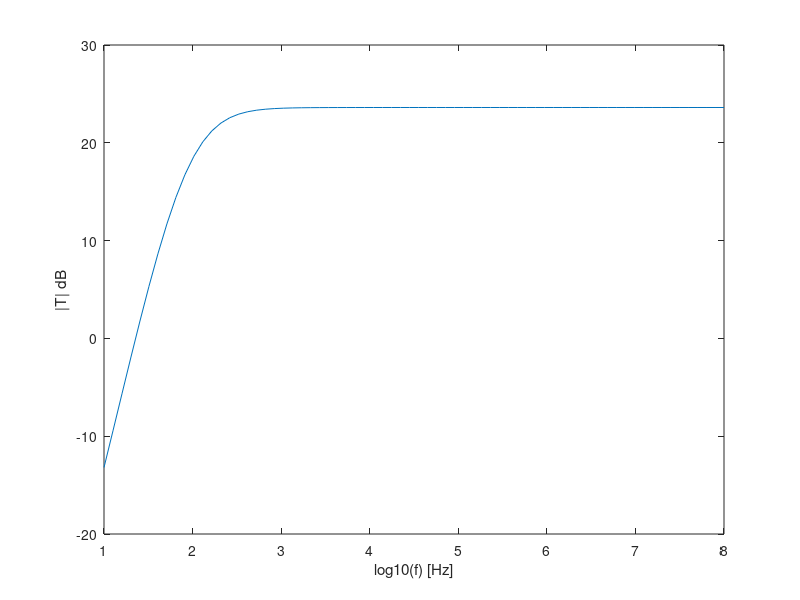

Reproduce this figure in MATLAB.
close all 
clear all

%gain stage

VT=25e-3;
BFN=178.7;
VAFN=69.7;
   
%resistance E
RE1=100;
   
%resistance c
RC1=100;

%bias circuit
RB1=90000;
RB2=21000;
   
VBEON=0.7;
VCC=12;
%source resistance
RS=100;

RB=1/(1/RB1+1/RB2)
VEQ=RB2/(RB1+RB2)*VCC
IB1=(VEQ-VBEON)/(RB+(1+BFN)*RE1)
IC1=BFN*IB1
IE1=(1+BFN)*IB1
VE1=RE1*IE1
VO1=VCC-RC1*IC1
VCE=VO1-VE1

gm1=IC1/VT
rpi1=BFN/gm1
ro1=VAFN/IC1

RSB=RB*RS/(RB+RS)

%gain sem o condensador perto de RE
%AV1 = RSB/RS * RC1*(RE1-gm1*rpi1*ro1)/((ro1+RC1+RE1)*(RSB+rpi1+RE1)+gm1*RE1*ro1*rpi1 - RE1^2)
%AV1simple = RB/(RB+RS) * gm1*RC1/(1+gm1*RE1)
%AVIsimple_DB = 20*log10(abs(AV1simple))

%RE1=0
%AV1 = RSB/RS * RC1*(RE1-gm1*rpi1*ro1)/((ro1+RC1+RE1)*(RSB+rpi1+RE1)+gm1*RE1*ro1*rpi1 - RE1^2)
%AVI_DB = 20*log10(abs(AV1))
%AV1simple =  - RSB/RS * gm1*RC1/(1+gm1*RE1)
%AVIsimple_DB = 20*log10(abs(AV1simple))

%RE1=100
%ZI1 = 1/(1/RB+1/(((ro1+RC1+RE1)*(rpi1+RE1)+gm1*RE1*ro1*rpi1 - RE1^2)/(ro1+RC1+RE1)))
%ZX = ro1*((RSB+rpi1)*RE1/(RSB+rpi1+RE1))/(1/(1/ro1+1/(rpi1+RSB)+1/RE1+gm1*rpi1/(rpi1+RSB)))
%ZX = ro1*(   1/RE1+1/(rpi1+RSB)+1/ro1+gm1*rpi1/(rpi1+RSB)  )/(   1/RE1+1/(rpi1+RSB) ) 
%ZO1 = 1/(1/ZX+1/RC1)

%RE1=0
AV1 = -gm1*(1/(1/ro1+1/RC1))*(1/(1/RB+1/rpi1))/((1/(1/RB+1/rpi1))+RS)
AVI_DB = 20*log10(abs(AV1))
ZI1 = 1/(1/RB+1/rpi1) 
ZO1 = 1/(1/ro1+1/RC1)

%ft4 = fopen("ft4.tex", "w");
%fprintf(ft4, "$V_{cc}$ (V) & %f \\\\ \n", VCC);
%fprintf(ft4, "\\hline\n");

%ouput stage
BFP = 227.3
VAFP = 37.2
RE2 = 1
VEBON = 0.7
VI2 = VO1
IE2 = (VCC-VEBON-VI2)/RE2
IC2 = BFP/(BFP+1)*IE2
IB2 = IC2/BFP
VO2 = VCC - RE2*IE2

gm2 = IC2/VT
go2 = IC2/VAFP
gpi2 = gm2/BFP
ge2 = 1/RE2

AV2 = (gm2+gpi2)/(gm2+gpi2+go2+ge2)
%ZI2 = (gm2+gpi2+go2+ge2)/gpi2/(gpi2+go2+ge2)
ZI2 = (gm2+gpi2+go2+ge2)/gpi2/(go2+ge2)
ZO2 = 1/(gm2+gpi2+go2+ge2)


%total
gB = 1/(1/gpi2+ZO1)
AV = (gB+gm2/gpi2*gB)/(gB+ge2+go2+gm2/gpi2*gB)*AV1
AV_DB = 20*log10(abs(AV))
ZI=ZI1
ZO=1/(go2+gm2/gpi2*gB+ge2+gB)

ft4 = fopen("ft4.tex", "w");
fprintf(ft4, "$V_{cc}$ (V) & %f \\\\ \n", VCC);
fprintf(ft4, "\\hline\n");
fprintf(ft4, "$V_{eq}$ (V) & %f \\\\ \n", VEQ);
fprintf(ft4, "\\hline\n");
fprintf(ft4, "$V_{B1}$ (V) & %f \\\\ \n", VEQ-RB*IB1);
fprintf(ft4, "\\hline\n");
fprintf(ft4, "$V_{C1}$ (V) & %f \\\\ \n", VO1);
fprintf(ft4, "\\hline\n");
fprintf(ft4, "$V_{E1}$ (V) & %f \\\\ \n", VE1);
fprintf(ft4, "\\hline\n");
fprintf(ft4, "$V_{E2}$ (V) & %f \\\\ \n", VO2);
fprintf(ft4, "\\hline\n");
fprintf(ft4, "$I_{B1}$ (mA) & %f \\\\ \n", IB1*1000);
fprintf(ft4, "\\hline\n");
fprintf(ft4, "$I_{R1}$ (mA) & %f \\\\ \n", IB1*1000*RB/RB1);
fprintf(ft4, "\\hline\n");
fprintf(ft4, "$I_{R2}$ (mA) & %f \\\\ \n", IB1*1000*RB/RB2);
fprintf(ft4, "\\hline\n");
%fprintf(ft4, "$I_{B1}$ (mA) & %f \\\\ \n", IB1*1000*RB/RB1+IB1*1000*RB/RB2);
%fprintf(ft4, "\\hline\n");
fprintf(ft4, "$I_{C1}$ (mA) & %f \\\\ \n", IC1*1000);
fprintf(ft4, "\\hline\n");
fprintf(ft4, "$I_{E1}$ (mA) & %f \\\\ \n", IE1*1000);
fprintf(ft4, "\\hline\n");
fprintf(ft4, "$I_{E2}$ (mA) & %f \\\\ \n", IE2*1000);
fprintf(ft4, "\\hline\n");
fprintf(ft4, "$I_{B2}$ (mA) & %f \\\\ \n", IB2*1000);
fprintf(ft4, "\\hline\n");
fprintf(ft4, "$I_{C2}$ (mA) & %f \\\\ \n", IC2*1000);
fprintf(ft4, "\\hline\n");

fclose(ft4);

w=linspace(log10(10), log10(100000000), 70);
w=2*pi*10 .^(w);
VV=linspace(log10(10), log10(100000000), 70);
Vin = 0.01*exp(-j*pi/2);

Rin = 100;
Cin = 0.000030;
CB = 0.000400;
CO = 0.000310;
RL = 8;
rpi2 = 1/gpi2;
ro2 = 1/go2;

for i=1:length(w)
  %printf("%f",w(i)/2/pi);
  A = [1,0,0,0,0,0;-1/(Rin+1/(j*w(i)*Cin)),1/RB1+1/RB2+1/rpi1+1/(Rin+1/(j*w(i)*Cin)),-1/rpi1,0,0,0;0,-1/rpi1-gm1,1/rpi1+gm1+1/RE1+j*w(i)*CB+1/ro1,-1/ro1,0,0;0,gm1,-gm1-1/ro1,1/ro1+1/RC1+1/rpi2,-1/rpi2,0;0,0,0,-1/rpi2-gm2,1/rpi2+gm2+1/ro2+1/RE2+j*w(i)*CO,-j*w(i)*CO;0,0,0,0,-j*w(i)*CO,j*w(i)*CO+1/RL];
  b = [Vin;0;0;0;0;0];
  c = A\b;
  VV(i) = abs(c(6)/Vin);
endfor

figure
plot (log10(w/2/pi), 20*log10(VV));
xlabel ("log10(f) [Hz]");
ylabel ("|T| dB");
print ("Vo_Vi.png", "-dpng");
